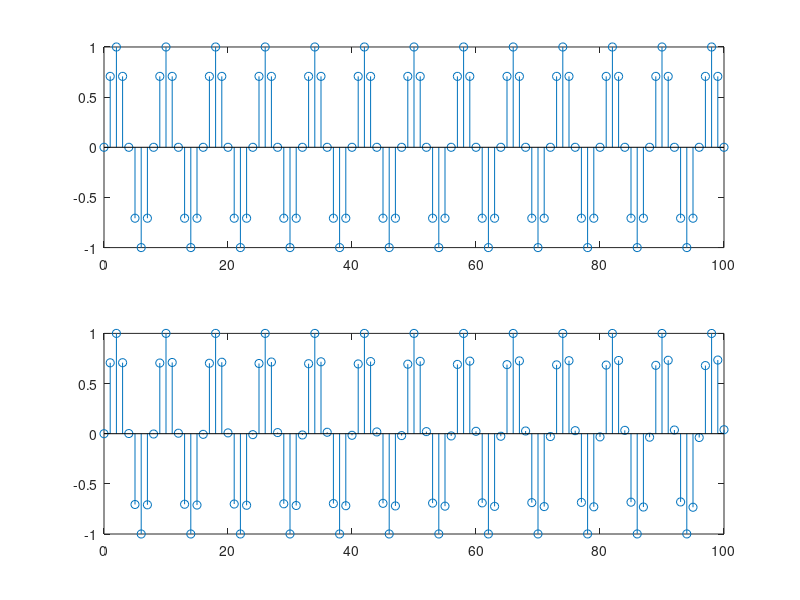

The MATLAB source for this figure:
%GRAFICA DE SENOIDAL PERIODICA Y NO PERIODICA
clc;
clear all;
close all;
n=0:1:100;					
y1=sin(0.25*pi*n);			 
y2=sin(0.25*3.14*n);		
subplot(2,1,1);				
stem(n,y1);					
subplot(2,1,2);
stem(n,y2);

